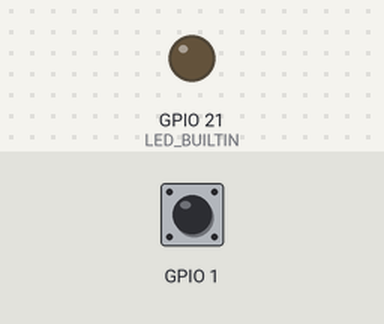
The sketch below on a simulated Seeed XIAO ESP32-S3. Shown: output pins drawn as LEDs (lit = HIGH). The test bench sets the inputs (shaded band); at power-on: GPIO 1 HIGH. What the sketch prints to the serial monitor is not drawn.

Above: at 0.1 s.
At 0.8 s:
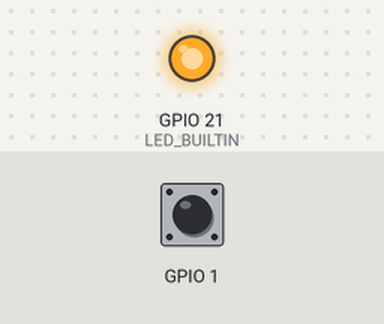
Timing chart, 0 to 2.3 s (numbered marks = the images above):
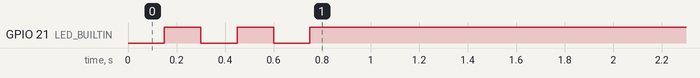

The sketch:

XiaoTouchLed.ino
```cpp
// Seeed Studio XIAO ESP32-S3: touch D0 pin (GPIO1, T1) -> user LED (GPIO21) on, release -> off.
// On ESP32-S3, touchRead() value rises when touched. User LED is active-low.
const int TOUCH_PIN = T1;  // D0
uint32_t baseline = 0;

void setup() {
  Serial.begin(115200);
  pinMode(LED_BUILTIN, OUTPUT);

  // Blink 3 times at boot so it's visible the sketch is running.
  for (int i = 0; i < 3; i++) {
    digitalWrite(LED_BUILTIN, LOW);
    delay(150);
    digitalWrite(LED_BUILTIN, HIGH);
    delay(150);
  }
  Serial.println("boot");

  // Calibrate untouched value at startup; don't touch the pin during this time.
  for (int i = 0; i < 16; i++) {
    baseline += touchRead(TOUCH_PIN);
    delay(20);
  }
  baseline /= 16;
  Serial.printf("baseline=%lu\n", baseline);
}

void loop() {
  uint32_t value = touchRead(TOUCH_PIN);
  bool touched = value > baseline * 1.3;

  digitalWrite(LED_BUILTIN, touched ? LOW : HIGH);

  Serial.printf("touch=%lu baseline=%lu %s\n", value, baseline, touched ? "ON" : "OFF");
  delay(50);
}
```
